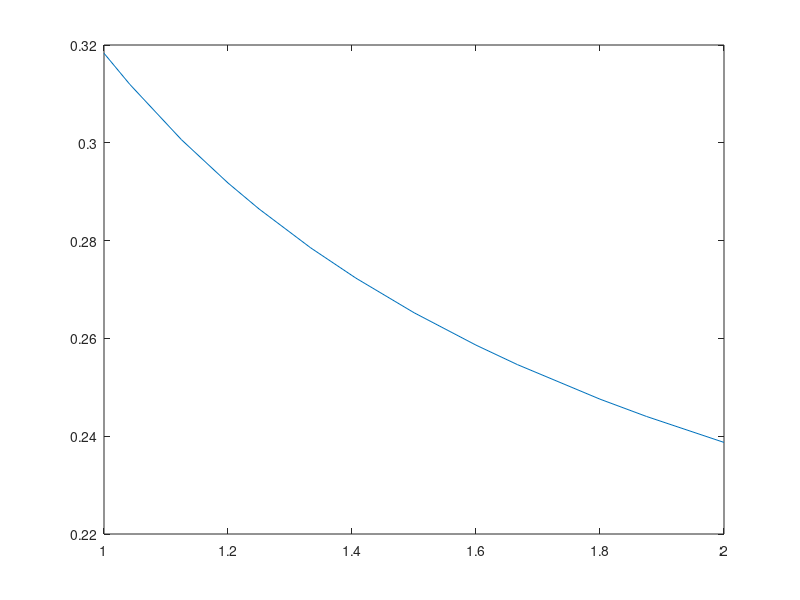

MATLAB code to generate this figure:
clc; clear; close all

freqs = [1 25/24 9/8 6/5 5/4 4/3 45/32 3/2 8/5 5/3 9/5 15/8 2];

sz = freqs.*0;

for i = 1:length(freqs);
RAD_TO_DEG = 180/pi;

% Uke Parameters
A_U = 1;
f_U = 1;
phi_U = 0;

w_U = 2*pi*f_U;
P_U = 1/f_U;

% Tori Parameters
A_T = 1;
f_T = freqs(i);
phi_T = 0;

w_T = 2*pi*f_T;
P_T = 1/f_T;

% Computing the Peroiod of the sum geometrically
[N_U, D_U] = rat(P_U);
[N_T, D_T] = rat(P_T);

lcm(D_U, D_T);
gcd(N_U, N_T);

P = lcm(N_U, N_T)/gcd(D_U, D_T);

tmin = 0;
tmax = P;

% integral bounds:
a = tmin;
b = tmax;

sz(i) = ...
( sign(A_U*sin(w_U*a-phi_U)+A_T*sin(w_T*a-phi_T))*A_U*cos(w_U*a-phi_U)*w_T ...
 +sign(A_U*sin(w_U*a-phi_U)+A_T*sin(w_T*a-phi_T))*A_T*cos(w_T*a-phi_T)*w_U ...
 -sign(A_U*sin(w_U*b-phi_U)+A_T*sin(w_T*b-phi_T))*A_U*cos(w_U*b-phi_U)*w_T ...
 -sign(A_U*sin(w_U*b-phi_U)+A_T*sin(w_T*b-phi_T))*A_T*cos(w_T*b-phi_T)*w_U)/(w_U*w_T);

end

figure(2)
plot(freqs, sz);

[X, I] = sort(sz, 'descend');

[N, D] = rat(freqs(I));

fprintf('Ratios in order:\n');

for i=1:length(N)
   fprintf('%i/%i..........%f\n', N(i), D(i),X(i));
end
